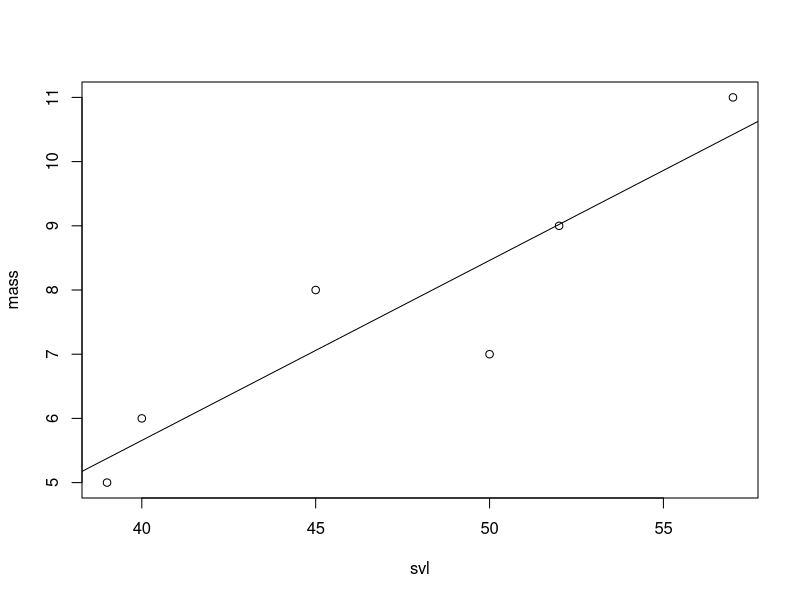
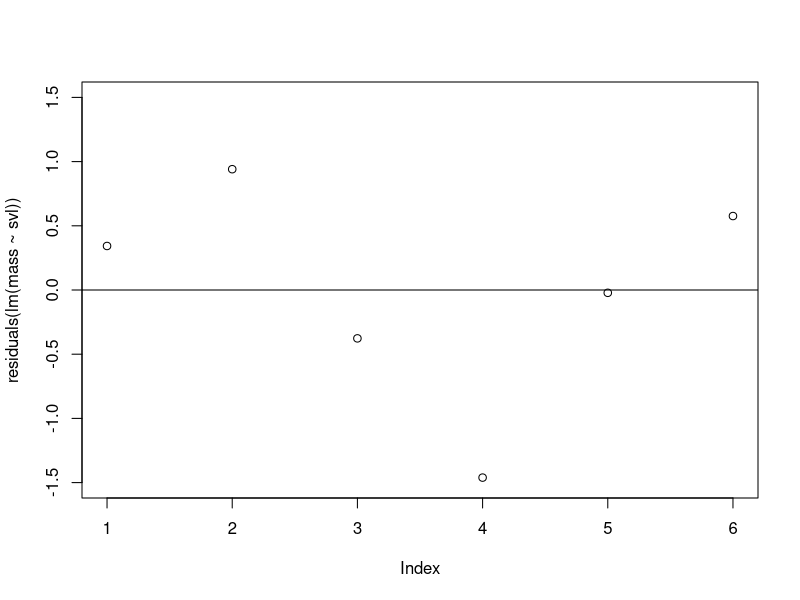

Write the R code that produced these figures, in order.
#'---
#'title: "Example"
#'author: ""
#'---
#' # A minimal example for knitr/ezknitr
#' 
#' This is an example of how to code (and then spin that code) to produce html documents with the ROxygen language
#' 
#' Regular, in-line text written like this with a "pound-appostrophe" symbol
#' 
#' ## Headers are coded with additional pounds
#' 
#' R-code is simply written without any pounds in "chunks," which have many options.
#' 
#' It's good practice to give each R-code chunk an informative name!
#' 
#' R-code comments are written as usual with one pound symbol
#' 
#' ## Document Preamble
#+ docPreamble, warning=FALSE, message=FALSE
library(knitr) 
# Chunk options
opts_chunk$set(fig.width=5, fig.height=5)

#' ## Data Entry
#+ dataEntry
# Snake dataset (Kery p 68)
mass <- c(6,8,5,7,9,11) # snake body mass in 10g
pop <- factor(c(1,1,2,2,3,3)) # population where factor = categorical variable
region <- factor(c(1,1,1,1,2,2)) 
hab <- factor(c(1,2,3,1,2,3)) # habitat
svl <- c(40, 45, 39, 50, 52, 57) # snout-vent length in mm?

#' ## Plotting
#' First, plot the regression between snout-vent length and body mass,
#' 
#' Then plot the residuals 
#+ massVsvl
# Plot of snout-vent length versus body mass
plot(svl,mass)
abline(lm(mass~svl))
# This plot will get saved as massVsvl-1.pdf with figure sizes specified above in the preamble
#+ massVsvlResiduals, fig.width=5, fig.height=4
# Plot of residuals from snout-vent length versus body mass
#+ fig.height=4, fig.width=8
plot(residuals(lm(mass~svl)), ylim = c(-1.5, 1.5))
abline(h = 0)
# This plot will get saved as massVsvlResiduals-1.pdf with figure sizes specified above in the chunk code

#' ## Document Footer
#'
#' Create a reproducible using:
#' 
#' rmarkdown::render("Rcode/example_roxygen.R", output_dir = "Output", output_format="html_document")
#' 
#' Alternative output formats include "pdf_document", "word_document",or "all" 
#'
#' - Also, notice how easily you can add bullet points with roxygen!
#' 
#' Session Information:
#+ sessionInfo
sessionInfo()